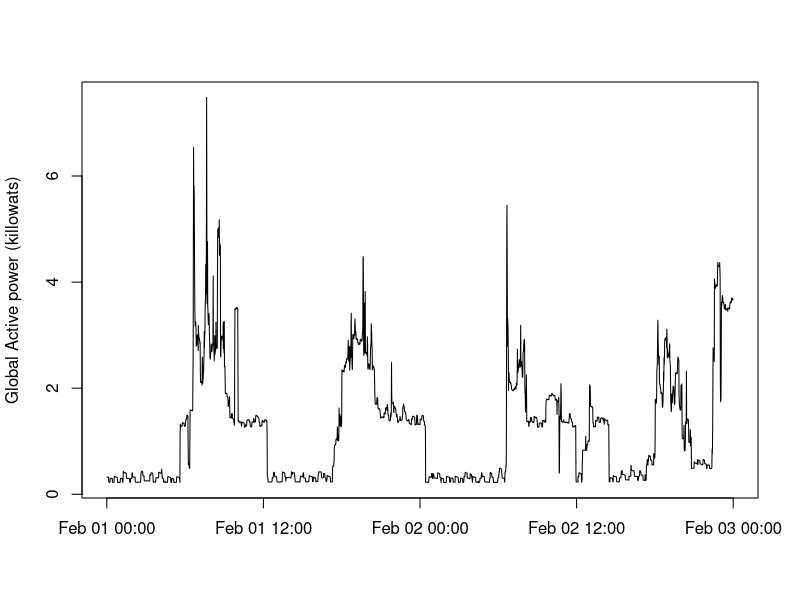

Write the R code that produced this figure.
#import data that was already filtered in plot1.R
datadt<-read.csv("./filtereddata.csv")
datadt$datetime<-as.POSIXct(paste(datadt$date_measured, datadt$time_measured),
  
                                                      format="%Y-%m-%d %H:%M:%S")
png("plot2.png")
plot(datadt$datetime, datadt$Global_active_power, ylab="Global Active power (killowats)",
     xlab="", type="n")
lines(y=datadt$Global_active_power,x=datadt$datetime)

dev.off()
